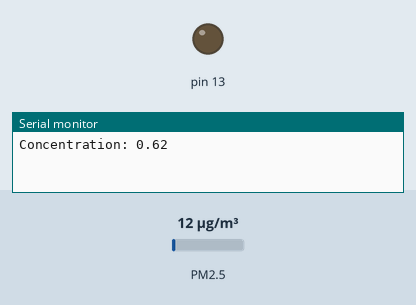
Simulated run of this sketch. Board: Arduino Uno, built with avr-gcc and run on an emulated ATmega328P. Parts: output pins drawn as LEDs (lit = HIGH), the last lines printed to the serial monitor. Wiring (inferred from the names in the program): dust sensor: data pin 8. The test bench sets the inputs (shaded band); at power-on: PM2.5 12 µg/m³.

Above: at 2.0 s.
At 6.0 s:
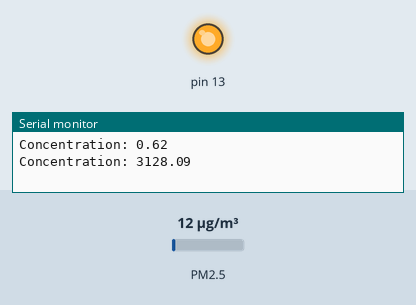
Timing chart, 0 to 10.4 s (numbered marks = the images above):
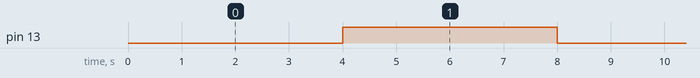

The sketch:

Grove.ino
```cpp
// timer interrupt based grove dust sensor program
// timer1 will interrupt at 1Hz

// JST Pin 1 (Black Wire) = > Arduino GND
// JST Pin 3 (Red wire) = > Arduino 5VDC
// JST Pin 4 (Yellow wire) = > Arduino Digital Pin 8

//toggle variables to monitor timer interrupt status using oscilloscope
boolean toggle1 = 0;

int pin = 8;
unsigned long duration;
unsigned long starttime;
unsigned long sampletime_ms = 1000;//sample 1s ;
unsigned long lowpulseoccupancy = 0;
float ratio = 0;
float concentration = 0;

void setup(){

	//set pins as outputs
	Serial.begin(9600);
	pinMode(8, INPUT);
	pinMode(13, OUTPUT);

	cli();//stop interrupts

	//set timer1 interrupt at 1Hz
	TCCR1A = 0;// set entire TCCR1A register to 0
	TCCR1B = 0;// same for TCCR1B
	TCNT1 = 0;//initialize counter value to 0
	// set compare match register for 1hz increments
	OCR1A = 62499;// must be <65536, see worklog for calculation
	// turn on CTC mode
	TCCR1B |= (1 << WGM12);
	// Set CS12 and CS10 bits for 1024 prescaler
	TCCR1B |= (1 << CS12) | (1 << CS10);
	// enable timer compare interrupt
	TIMSK1 |= (1 << OCIE1A);

	sei();//enable global interrupts

}//end setup

ISR(TIMER1_COMPA_vect){//timer1 interrupt 1Hz toggles pin 13 (LED)
	//generates pulse wave of the same fequency as the interrupt, monitor using oscilloscope
	if (toggle1){
		digitalWrite(13, HIGH);
		toggle1 = 0;
	}
	else{
		digitalWrite(13, LOW);
		toggle1 = 1;
	} // THIS PART NEEDS TO BE DELETED IN FINAL CODE!

	ratio = lowpulseoccupancy / (sampletime_ms*10.0);  // Integer percentage 0=>100
	concentration = 1.1*pow(ratio, 3) - 3.8*pow(ratio, 2) + 520 * ratio + 0.62; // using spec sheet curve
	Serial.print("Concentration: ");
	Serial.println(concentration);
	lowpulseoccupancy = 0;
}


void loop(){
	duration = pulseIn(pin, LOW);
	lowpulseoccupancy = lowpulseoccupancy + duration;
}
```

Measured:
- by itself, pin 13: alternates HIGH for 4.0 s and LOW for 4.0 s
